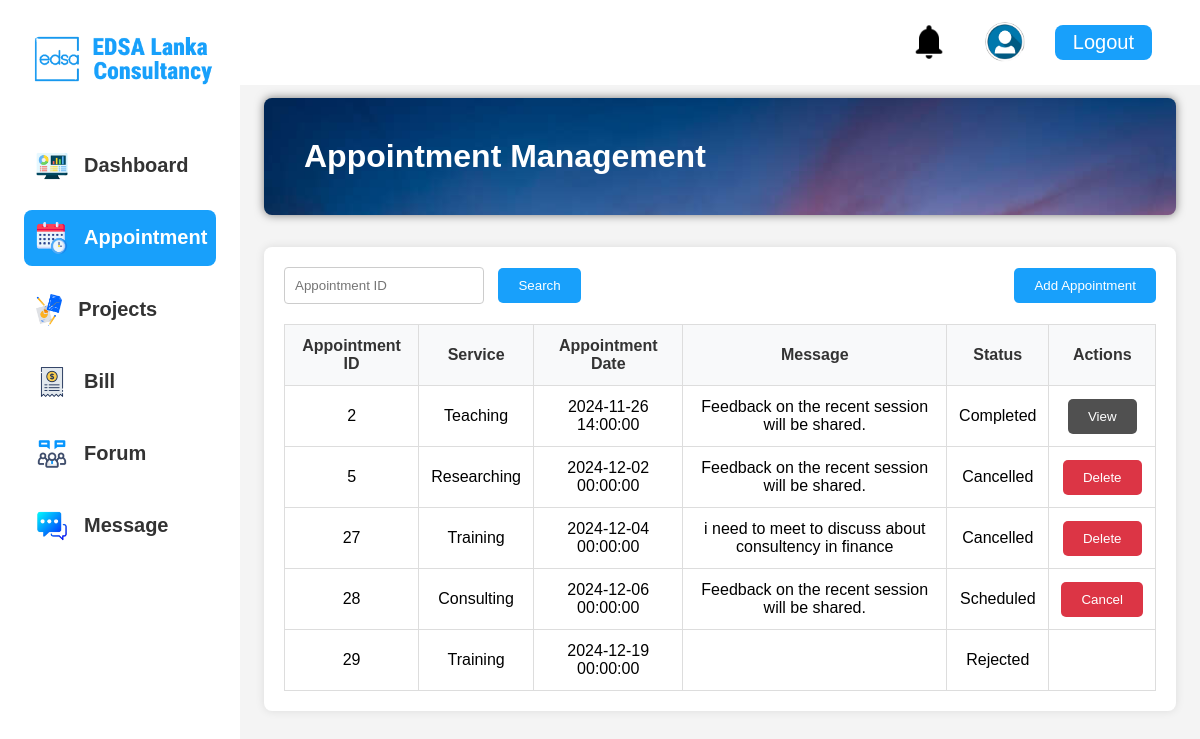
Screenshot of /user1/user/appointments/appointment.php (signed in) with the database file from the repository.
### tables this page shows
CREATE TABLE `appointments` (
  `appointment_id` int(11) NOT NULL,
  `provider_id` int(11) DEFAULT NULL,
  `client_id` int(11) DEFAULT NULL,
  `appointment_date` datetime DEFAULT NULL,
  `status` varchar(255) DEFAULT NULL,
  `created_at` timestamp NOT NULL DEFAULT current_timestamp(),
  `service_type` varchar(100) NOT NULL,
  `message` varchar(1000) NOT NULL
);

### user1/user/appointments/get_appointment.php (called while the page is built, shortened)
<?php
include '../../connect/connect.php';
$search = $_POST['searchInput'] ?? '';
if ($search === '') {
    $sql = "SELECT a.*, p.full_name
            FROM appointments a
            LEFT JOIN serviceproviders p ON a.provider_id = p.provider_id
            WHERE a.client_id = ? And a.status != 'Deleted'";
    $stmt = $conn->prepare($sql);
    $stmt->bind_param("i", $_SESSION['client_id']);
}
$stmt->execute();
$result = $stmt->get_result();
$users = $result->fetch_all(MYSQLI_ASSOC);
?>

### user1/user/appointments/appointment.php (the view, shortened to what this page needs)
<?php
include '../session/session.php';
include 'get_appointment.php';
?>
<!DOCTYPE html>
<html lang="en">
<head>
    <link rel="stylesheet" href="style.css">
</head>
<body>
    <div class="container">
        <div class="sidebar">
            <div class="logo">
                <img src="../images/logo.png" alt="EDSA Lanka Consultancy Logo">
            </div>
            <ul class="menu">
                <li>
                    <a href="../Dashboard/Dashboard.php">
                        <button>
                            <img src="../images/dashboard.png" alt="Dashboard">
                            Dashboard
                        </button>
                    </a>
                </li>
                <li>
                    <a href="../appointments/appointment.php">
                        <button class="active">
                            <img src="../images/appointment.png" alt="Appointment">
                            Appointment
                        </button>
                    </a>
                    </li>
                <li>
                    <a href="../Project/project.php">
                        <button >
                            <img src="../images/project.png" alt="project">
                            Projects
                        </button>
                    </a>
                </li>
                <li>
                    <a href="../bill/bill.php">
                        <button>
                            <img src="../images/bill.png" alt="Bill">
                            Bill
                        </button>
                    </a>
                </li>
                <li>
                    <a href="../forum/forum.php">
                    <button>
                        <img src="../images/forum.png" alt="Forum">
                        Forum
                    </button>
                    </a>
                </li>
                <li><a href="../Message/Message.php">
                    <button>
                        <img src="../images/Message.png" alt="Message">
                        Message
                    </button></a>
                </li>
            </ul>
        </div>
        <div class="main-wrapper">
            <div class="navbar">
                <a href="#">
                    <img src="../images/notification.png" alt="Notifications">
                </a>
                <div class="profile">
                    <a href="../profile/profile.php">
                        <img src="../images/user.png" alt="Profile">
                    </a>
                </div>
                <a href="../../../Login/Logout.php" class="logout">Logout</a>
            </div>
            <div class="main-container controls card1">
                <h1>Appointment Management</h1>
            </div>
            <div class="main-container">
                <div class="search-container">
                    <div >
                        <form action="appointment.php" method="POST">
                        <input type="text" id="searchInput" name="searchInput" class="searchInput" placeholder="Appointment ID" value="<?= htmlspecialchars($_POST['searchInput'] ?? '') ?>">
                        <button id="Search" class="btn">Search</button>
                        </form>
                    </div>
                    <div>
                        <button id="addAppointmentBtn" class="btn" onclick="openPopup('addAppointmentOverlay')">Add Appointment</button>
                    </div>
                </div>
                <table class="appointment-table">
    <thead>
        <tr>
            <th>Appointment ID</th>
            <th>Service</th>
            <th>Appointment Date</th>
            <th>Message</th>
            <th>Status</th>
            <th>Actions</th>
        </tr>
    </thead>
    <tbody id="appointmentList">
        <?php foreach ($users as $user): ?>
        <tr>
            <td><?= htmlspecialchars($user['appointment_id']) ?></td>
            <td><?= htmlspecialchars($user['service_type']) ?></td>
            <td><?= htmlspecialchars($user['appointment_date']) ?></td>
            <td><?= htmlspecialchars($user['message']) ?></td>
            <td><?= htmlspecialchars($user['status']) ?></td>
            <td>
<?php if ($user['provider_id'] !== null && ($user['status'] == 'Completed'||$user['status'] == 'Scheduled')): ?>
    <form method="POST" action="" style="display: inline;">
        <button type="submit" class="btn view-btn">View</button>
    </form>
<?php endif; ?>
<?php if ( $user['status'] == 'Scheduled'): ?>
    <form method="POST" action="cancel_appointment.php" style="display: inline;">
        <button type="submit" class="btn cancel-btn">Cancel</button>
    </form>
<?php endif; ?>
<?php if ($user['provider_id'] !== null && $user['status'] == 'Cancelled'): ?>
    <form method="POST" action="delete_appointment.php" style="display: inline;">
        <button type="submit" class="btn cancel-btn">Delete</button>
    </form>
<?php endif; ?>
            </td>
        </tr>
        <?php endforeach; ?>
    </tbody>
</table>
            </div>
        </div>
    </div>
</body>
</html>

### user1/user/appointments/style.css (style rules this page uses)
* { margin: 0; padding: 0; box-sizing: border-box; }
body { font-family: Arial, sans-serif; background-color: #f4f4f4; min-height: 100vh; }
.container { display: flex; width: 100%; }
.sidebar { background-color: white; width: 20vw; padding: 3vh; display: flex; flex-direction: column; align-items: center; position: fixed; height: 100vh; }
.sidebar .logo img { width: 100%; max-width: 20vw; margin-bottom: 5vh; }
.menu { list-style: none; width: 100%; }
.menu li { margin-bottom: 2vh; }
a { text-decoration: none; }
.menu button { display: flex; align-items: center; font-size: 2.5vh; font-weight: bold; width: 100%; padding: 1.5vh; color: #333; background-color: #fff; border: none; cursor: pointer; text-align: left; border-radius: 1vh; gap: 1vh; text-decoration: none; }
.menu button.active { background-color: #18A0FB; color: white; }
.menu img { width: auto; height: 4vh; object-fit: contain; margin-right: 1vh; }
.navbar { width: 80vw; background-color: white; color: #18A0FB; margin-left: 0; padding: 2vh 4vw; position: fixed; z-index: 2; display: flex; justify-content: flex-end; align-items: center; }
.navbar a { color: #18A0FB; text-decoration: none; font-size: 2.5vh; padding: 0.8vh 1.5vw; margin-left: 1.5vw; border-radius: 1vh; display: flex; align-items: center; justify-content: center; }
.navbar a img { max-width: 100%; max-height: 100%; width: 5vh; height: 5vh; border-radius: 50%; }
.profile { display: flex; align-items: center; margin-right: 1vw; }
.profile a { padding: 0; background-color: #fff; border: none; cursor: pointer; border-radius: 50%; width: 5vh; height: 5vh; display: flex; justify-content: center; align-items: center; }
.logout { background-color: #18A0FB; color: white !important; }
.main-wrapper { width: 80vw; margin-left: 20vw; }
.main-container { max-width: 95%; margin: 4vh auto 2vh; background: #fff; padding: 20px; border-radius: 8px; box-shadow: 0 0 10px rgba(0, 0, 0, 0.1); }
.search-container { margin-bottom: 20px; display: flex; justify-content: space-between; align-items: center; }
.searchInput { width: 200px; padding: 10px; border: 1px solid #ccc; border-radius: 4px; margin-right: 10px; }
.btn { padding: 10px 20px; background-color: #18A0FB; color: white; border: none; border-radius: 5px; cursor: pointer; transition: background-color 0.3s, transform 0.2s; }
.appointment-table { width: 100%; border-collapse: collapse; margin-top: 20px; }
.appointment-table th, .appointment-table td { border: 1px solid #ddd; padding: 12px; text-align: center; }
.appointment-table th { background-color: #f8f9fa; color: #333; }
.cancel-btn { background-color: #dc3545; }
.view-btn { background-color: #505050; }
.btn { cursor: pointer; transition: all 0.3s ease; }
.controls { width: 95%; padding: 40px; display: flex; flex-direction: column; justify-content: space-between; justify-content: center; background-color: #fff; margin: 10px auto; border-radius: 8px; }
.card1 { box-shadow: 0 0 10px rgba(0, 0, 0, 0.5); color: #fff; background-image: url("../images/sunset.jpg") ; background-repeat: no-repeat; background-size: cover; }

### rows the page displays
appointments: appointment_id "2", service_type "Teaching", appointment_date "2024-11-26 14:00:00", message "Feedback on the recent session will be shared.", status "Completed"
appointments: appointment_id "5", service_type "Researching", appointment_date "2024-12-02 00:00:00", message "Feedback on the recent session will be shared.", status "Cancelled"
appointments: appointment_id "27", service_type "Training", appointment_date "2024-12-04 00:00:00", message "i need to meet to discuss about consultency in finance", status "Cancelled"
appointments: appointment_id "28", service_type "Consulting", appointment_date "2024-12-06 00:00:00", message "Feedback on the recent session will be shared.", status "Scheduled"
appointments: appointment_id "29", service_type "Training", appointment_date "2024-12-19 00:00:00", status "Rejected"
